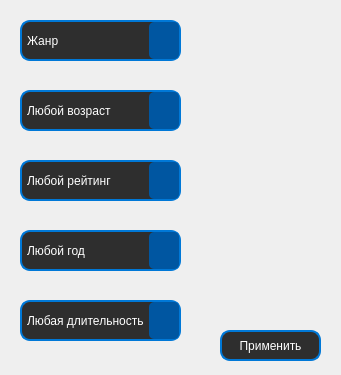
<?xml version="1.0" encoding="UTF-8"?>
<ui version="4.0">
 <class>FiltersWindowSearch</class>
 <widget class="QWidget" name="FiltersWindowSearch">
  <property name="geometry">
   <rect>
    <x>0</x>
    <y>0</y>
    <width>341</width>
    <height>375</height>
   </rect>
  </property>
  <property name="windowTitle">
   <string>FiltersWindowSearch</string>
  </property>
  <property name="styleSheet">
   <string notr="true">QWidget {
    background: qlineargradient(x1: 0, y1: 0, x2: 1, y2: 0, 
                                stop: 0 #1E1E1E, /* Начальный цвет (темный) */
                                stop: 1 #001f3f); /* Конечный цвет (темно-синий) */
    color: #FFFFFF; /* Цвет текста по умолчанию */
}</string>
  </property>
  <widget class="QComboBox" name="AgeLimitFilter">
   <property name="geometry">
    <rect>
     <x>20</x>
     <y>90</y>
     <width>161</width>
     <height>41</height>
    </rect>
   </property>
   <property name="styleSheet">
    <string notr="true">QComboBox {
    background-color: #2E2E2E; /* Темный фон для комбобокса */
    color: #FFFFFF; /* Белый текст */
    border: 2px solid #0078d7; /* Цвет границы */
    border-radius: 10px; /* Закругленные углы */
    padding: 5px; /* Отступы */
}

QComboBox::drop-down {
    background-color: #0056a1; /* Более сдержанный цвет для стрелки */
    border: none; /* Убираем границу */
    border-radius: 5px; /* Закругленные углы для стрелки */
    width: 30px; /* Ширина кнопки */
}

QComboBox QAbstractItemView {
    background-color: #2E2E2E; /* Темный фон для выпадающего списка */
    color: #FFFFFF; /* Белый текст */
}

QComboBox:hover {
    border: 2px solid #0056a1; /* Цвет границы при наведении */
}
</string>
   </property>
   <property name="placeholderText">
    <string/>
   </property>
   <item>
    <property name="text">
     <string>Любой возраст</string>
    </property>
   </item>
   <item>
    <property name="text">
     <string>0+</string>
    </property>
   </item>
   <item>
    <property name="text">
     <string>3+</string>
    </property>
   </item>
   <item>
    <property name="text">
     <string>6+</string>
    </property>
   </item>
   <item>
    <property name="text">
     <string>12+</string>
    </property>
   </item>
   <item>
    <property name="text">
     <string>16+</string>
    </property>
   </item>
   <item>
    <property name="text">
     <string>18+</string>
    </property>
   </item>
  </widget>
  <widget class="QComboBox" name="RuntimeYear">
   <property name="geometry">
    <rect>
     <x>20</x>
     <y>300</y>
     <width>161</width>
     <height>41</height>
    </rect>
   </property>
   <property name="styleSheet">
    <string notr="true">QComboBox {
    background-color: #2E2E2E; /* Темный фон для комбобокса */
    color: #FFFFFF; /* Белый текст */
    border: 2px solid #0078d7; /* Цвет границы */
    border-radius: 10px; /* Закругленные углы */
    padding: 5px; /* Отступы */
}

QComboBox::drop-down {
    background-color: #0056a1; /* Более сдержанный цвет для стрелки */
    border: none; /* Убираем границу */
    border-radius: 5px; /* Закругленные углы для стрелки */
    width: 30px; /* Ширина кнопки */
}

QComboBox QAbstractItemView {
    background-color: #2E2E2E; /* Темный фон для выпадающего списка */
    color: #FFFFFF; /* Белый текст */
}

QComboBox:hover {
    border: 2px solid #0056a1; /* Цвет границы при наведении */
}</string>
   </property>
   <property name="editable">
    <bool>false</bool>
   </property>
   <property name="currentText">
    <string>Любая длительность</string>
   </property>
   <property name="placeholderText">
    <string/>
   </property>
   <item>
    <property name="text">
     <string>Любая длительность</string>
    </property>
   </item>
   <item>
    <property name="text">
     <string>Длиннее</string>
    </property>
   </item>
   <item>
    <property name="text">
     <string>Короче</string>
    </property>
   </item>
  </widget>
  <widget class="QComboBox" name="RatingFilter">
   <property name="geometry">
    <rect>
     <x>20</x>
     <y>160</y>
     <width>161</width>
     <height>41</height>
    </rect>
   </property>
   <property name="styleSheet">
    <string notr="true">QComboBox {
    background-color: #2E2E2E; /* Темный фон для комбобокса */
    color: #FFFFFF; /* Белый текст */
    border: 2px solid #0078d7; /* Цвет границы */
    border-radius: 10px; /* Закругленные углы */
    padding: 5px; /* Отступы */
}

QComboBox::drop-down {
    background-color: #0056a1; /* Более сдержанный цвет для стрелки */
    border: none; /* Убираем границу */
    border-radius: 5px; /* Закругленные углы для стрелки */
    width: 30px; /* Ширина кнопки */
}

QComboBox QAbstractItemView {
    background-color: #2E2E2E; /* Темный фон для выпадающего списка */
    color: #FFFFFF; /* Белый текст */
}

QComboBox:hover {
    border: 2px solid #0056a1; /* Цвет границы при наведении */
}</string>
   </property>
   <property name="placeholderText">
    <string/>
   </property>
   <item>
    <property name="text">
     <string>Любой рейтинг</string>
    </property>
   </item>
   <item>
    <property name="text">
     <string>Выше</string>
    </property>
   </item>
   <item>
    <property name="text">
     <string>Ниже</string>
    </property>
   </item>
  </widget>
  <widget class="QComboBox" name="GenreFilter">
   <property name="geometry">
    <rect>
     <x>20</x>
     <y>20</y>
     <width>161</width>
     <height>41</height>
    </rect>
   </property>
   <property name="styleSheet">
    <string notr="true">QComboBox {
    background-color: #2E2E2E; /* Темный фон для комбобокса */
    color: #FFFFFF; /* Белый текст */
    border: 2px solid #0078d7; /* Цвет границы */
    border-radius: 10px; /* Закругленные углы */
    padding: 5px; /* Отступы */
}

QComboBox::drop-down {
    background-color: #0056a1; /* Более сдержанный цвет для стрелки */
    border: none; /* Убираем границу */
    border-radius: 5px; /* Закругленные углы для стрелки */
    width: 30px; /* Ширина кнопки */
}

QComboBox QAbstractItemView {
    background-color: #2E2E2E; /* Темный фон для выпадающего списка */
    color: #FFFFFF; /* Белый текст */
}

QComboBox:hover {
    border: 2px solid #0056a1; /* Цвет границы при наведении */
}
</string>
   </property>
   <property name="editable">
    <bool>false</bool>
   </property>
   <property name="placeholderText">
    <string>Жанр</string>
   </property>
   <item>
    <property name="text">
     <string>Любой жанр</string>
    </property>
   </item>
   <item>
    <property name="text">
     <string>триллер</string>
    </property>
   </item>
   <item>
    <property name="text">
     <string>драма</string>
    </property>
   </item>
   <item>
    <property name="text">
     <string>боевик</string>
    </property>
   </item>
   <item>
    <property name="text">
     <string>криминал</string>
    </property>
   </item>
   <item>
    <property name="text">
     <string>исторический</string>
    </property>
   </item>
   <item>
    <property name="text">
     <string>приключенческий</string>
    </property>
   </item>
   <item>
    <property name="text">
     <string>комедия</string>
    </property>
   </item>
   <item>
    <property name="text">
     <string>семейный</string>
    </property>
   </item>
   <item>
    <property name="text">
     <string>фантастика</string>
    </property>
   </item>
   <item>
    <property name="text">
     <string>анимация</string>
    </property>
   </item>
   <item>
    <property name="text">
     <string>биография</string>
    </property>
   </item>
   <item>
    <property name="text">
     <string>военный</string>
    </property>
   </item>
   <item>
    <property name="text">
     <string>романтика</string>
    </property>
   </item>
   <item>
    <property name="text">
     <string>детектив</string>
    </property>
   </item>
   <item>
    <property name="text">
     <string>вестерн</string>
    </property>
   </item>
   <item>
    <property name="text">
     <string>научный</string>
    </property>
   </item>
   <item>
    <property name="text">
     <string>спорт</string>
    </property>
   </item>
  </widget>
  <widget class="QComboBox" name="YearFilter">
   <property name="geometry">
    <rect>
     <x>20</x>
     <y>230</y>
     <width>161</width>
     <height>41</height>
    </rect>
   </property>
   <property name="styleSheet">
    <string notr="true">QComboBox {
    background-color: #2E2E2E; /* Темный фон для комбобокса */
    color: #FFFFFF; /* Белый текст */
    border: 2px solid #0078d7; /* Цвет границы */
    border-radius: 10px; /* Закругленные углы */
    padding: 5px; /* Отступы */
}

QComboBox::drop-down {
    background-color: #0056a1; /* Более сдержанный цвет для стрелки */
    border: none; /* Убираем границу */
    border-radius: 5px; /* Закругленные углы для стрелки */
    width: 30px; /* Ширина кнопки */
}

QComboBox QAbstractItemView {
    background-color: #2E2E2E; /* Темный фон для выпадающего списка */
    color: #FFFFFF; /* Белый текст */
}

QComboBox:hover {
    border: 2px solid #0056a1; /* Цвет границы при наведении */
}</string>
   </property>
   <property name="placeholderText">
    <string/>
   </property>
   <item>
    <property name="text">
     <string>Любой год</string>
    </property>
   </item>
   <item>
    <property name="text">
     <string>Новые</string>
    </property>
   </item>
   <item>
    <property name="text">
     <string>Старые</string>
    </property>
   </item>
  </widget>
  <widget class="QPushButton" name="ApplyButton">
   <property name="geometry">
    <rect>
     <x>220</x>
     <y>330</y>
     <width>101</width>
     <height>31</height>
    </rect>
   </property>
   <property name="styleSheet">
    <string notr="true">QPushButton {
    background-color: #2E2E2E; /* Темный фон */
    color: #FFFFFF; /* Белый текст */
    border: 2px solid #0078d7; /* Цвет границы */
    border-radius: 10px; /* Закругленные углы */
    padding: 5px; /* Отступы */
}

QPushButton:hover {
    background-color: #1E1E1E; /* Цвет фона при наведении */
}</string>
   </property>
   <property name="text">
    <string>Применить</string>
   </property>
  </widget>
 </widget>
 <resources/>
 <connections/>
</ui>
